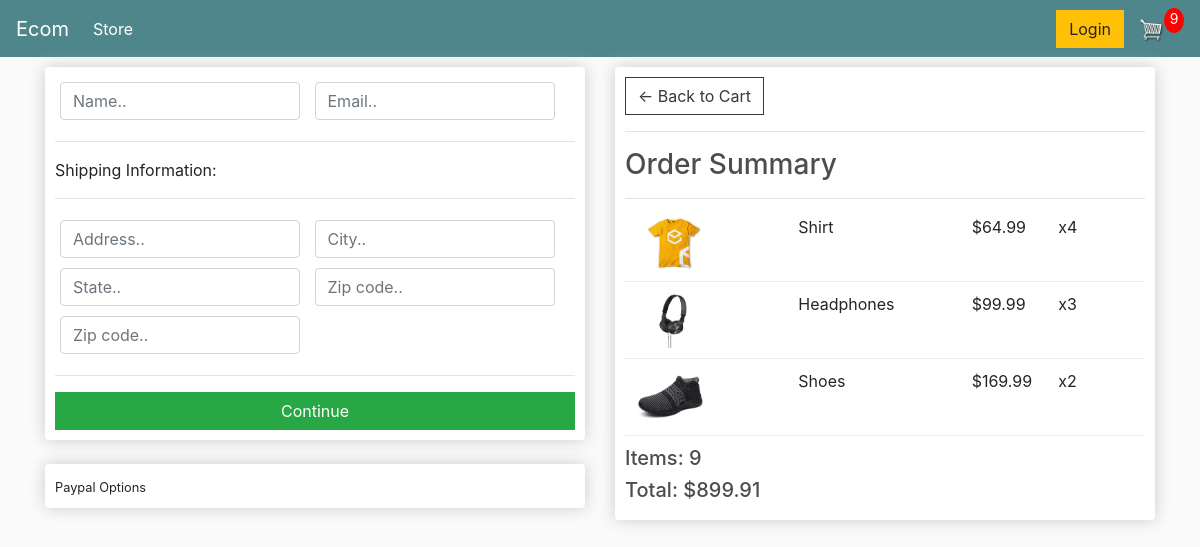
/checkout/ (signed in), run on an earlier commit of the app's database.
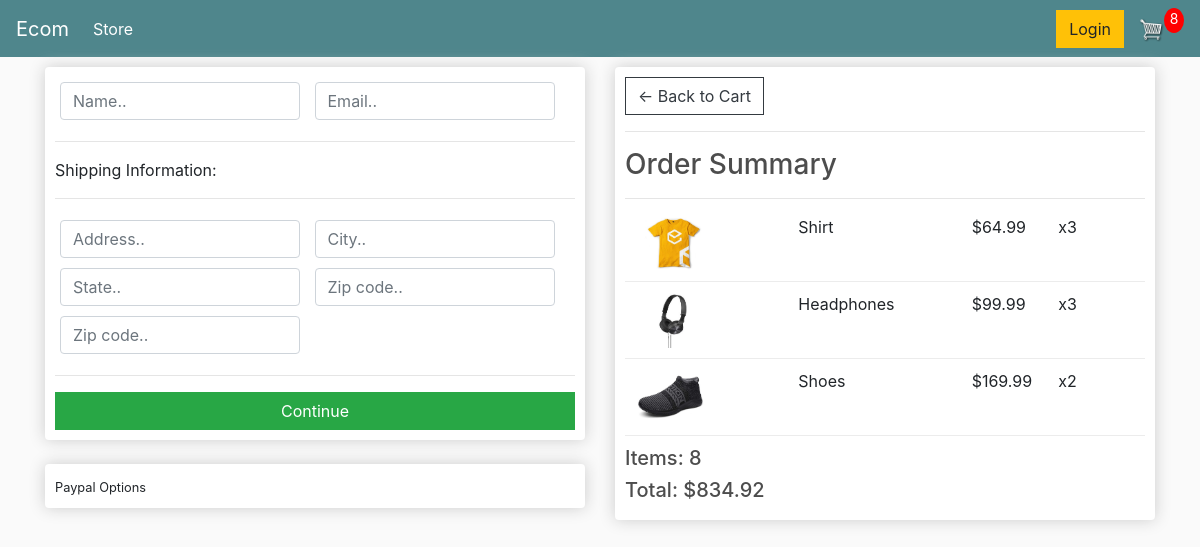
And on a later commit of the database.
### store/models.py (models this page shows, shortened)
class OrderItem(models.Model):
	product = models.ForeignKey(Product, on_delete=models.SET_NULL, null=True)
	order = models.ForeignKey(Order, on_delete=models.SET_NULL, null=True)
	quantity = models.IntegerField(default=0, null=True, blank=True)
	date_added = models.DateTimeField(auto_now_add=True)
	@property
	def get_total(self):
		total = self.product.price * self.quantity
		return total

class Order(models.Model):
	customer = models.ForeignKey(Customer, on_delete=models.SET_NULL, null=True, blank=True)
	date_ordered = models.DateTimeField(auto_now_add=True)
	complete = models.BooleanField(default=False)
	transaction_id = models.CharField(max_length=100, null=True)
	@property
	def get_cart_total(self):
		orderitems = self.orderitem_set.all()
		total = sum([item.get_total for item in orderitems])
		return total
	@property
	def get_cart_items(self):
		orderitems = self.orderitem_set.all()
		total = sum([item.quantity for item in orderitems])
		return total

class Product(models.Model):
	name = models.CharField(max_length=200)
	price = models.FloatField()
	digital = models.BooleanField(default=False,null=True, blank=True)
	image = models.ImageField(null=True, blank=True)
	@property
	def imageURL(self):
		try:
			url = self.image.url
		except:
			url = ''
		return url

### store/views.py (the view)
# urls.py: path('checkout/', views.checkout, name="checkout"),
def checkout(request):
	customer = request.user.customer
	order, created = Order.objects.get_or_create(customer=customer, complete= False)
	items = order.orderitem_set.all()
	cartitems = order.get_cart_items
	context = {'items':items, 'order':order, 'cartItems':cartitems}
	return render(request, 'store/checkout.html', context)

### store/templates/store/checkout.html (shortened to what this page needs)
{% extends "store/main.html" %}
{% load static%}
{% block content %}
<div class="row">
    <div class="col-lg-6">
        <div class="box-element" id="form-wrapper">
            <form id="form">
                <div id="user-info">
                    <div class="form-field">
                        <input required class="form-control" type="text" name="name" placeholder="Name..">
                    </div>
                    <div class="form-field">
                        <input required class="form-control" type="email" name="email" placeholder="Email..">
                    </div>
                </div>
                <div id="shipping-info">
                    <hr>
                    <p>Shipping Information:</p>
                    <hr>
                    <div class="form-field">
                        <input class="form-control" type="text" name="address" placeholder="Address..">
                    </div>
                    <div class="form-field">
                        <input class="form-control" type="text" name="city" placeholder="City..">
                    </div>
                    <div class="form-field">
                        <input class="form-control" type="text" name="state" placeholder="State..">
                    </div>
                    <div class="form-field">
                        <input class="form-control" type="text" name="zipcode" placeholder="Zip code..">
                    </div>
                    <div class="form-field">
                        <input class="form-control" type="text" name="country" placeholder="Zip code..">
                    </div>
                </div>
                <hr>
                <input id="form-button" class="btn btn-success btn-block" type="submit" value="Continue">
            </form>
    </div>
    <br>
    <div class="box-element " id="payment-info">
        <small> Paypal Options</small>
    </div>
    </div>
    <div class="col-lg-6">
        <div class="box-element">
            <a  class="btn btn-outline-dark" href="{% url 'cart' %}">&#x2190; Back to Cart</a>
            <hr>
            <h3>Order Summary</h3>
            <hr>
            {% for item in items %}
            <div class="cart-row">
                <div style="flex:2"><img class="row-image" src="{{item.product.imageURL}}"></div>
                <div style="flex:2"><p>{{item.product.name}}</p></div>
                <div style="flex:1"><p>${{item.product.price|floatformat:2}}</p></div>
                <div style="flex:1"><p>x{{item.quantity}}</p></div>
            </div>
            {% endfor %}
            <h5>Items:   {{order.get_cart_items}}</h5>
            <h5>Total:   ${{order.get_cart_total|floatformat:2}}</h5>
        </div>
    </div>
</div>
{% endblock content %}

What changed in the data, as far as the page shows it:
changed OrderItem "Shirt": quantity "4" → "3"
changed through a linked row, Order: get_cart_items "9" → "8"; get_cart_total "899.91" → "834.92"
Also different on the page:
{{ cartItems }}: "9" → "8"
